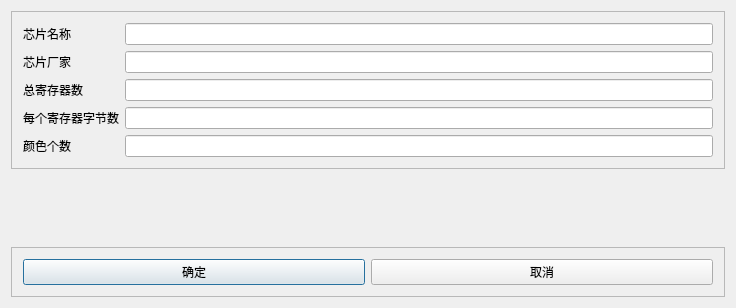
<?xml version="1.0" encoding="UTF-8"?>
<ui version="4.0">
 <class>MultifunctionalAddDlg</class>
 <widget class="QDialog" name="MultifunctionalAddDlg">
  <property name="geometry">
   <rect>
    <x>0</x>
    <y>0</y>
    <width>736</width>
    <height>308</height>
   </rect>
  </property>
  <property name="windowTitle">
   <string>MultifunctionalAddDlg</string>
  </property>
  <layout class="QVBoxLayout" name="verticalLayout">
   <item>
    <widget class="QFrame" name="frame_AddIC">
     <property name="frameShape">
      <enum>QFrame::StyledPanel</enum>
     </property>
     <property name="frameShadow">
      <enum>QFrame::Raised</enum>
     </property>
     <layout class="QFormLayout" name="formLayout">
      <item row="0" column="0">
       <widget class="QLabel" name="label_ICName">
        <property name="text">
         <string>芯片名称</string>
        </property>
       </widget>
      </item>
      <item row="0" column="1">
       <widget class="QLineEdit" name="lineEdit_ICName"/>
      </item>
      <item row="1" column="0">
       <widget class="QLabel" name="label_ICManufacturer">
        <property name="text">
         <string>芯片厂家</string>
        </property>
       </widget>
      </item>
      <item row="1" column="1">
       <widget class="QLineEdit" name="lineEdit_ICManufacturer"/>
      </item>
      <item row="2" column="0">
       <widget class="QLabel" name="label_ICRegCount">
        <property name="text">
         <string>总寄存器数</string>
        </property>
       </widget>
      </item>
      <item row="2" column="1">
       <widget class="QLineEdit" name="lineEdit_ICRegCount"/>
      </item>
      <item row="3" column="0">
       <widget class="QLabel" name="label_ICEveryRegByteCount">
        <property name="text">
         <string>每个寄存器字节数</string>
        </property>
       </widget>
      </item>
      <item row="3" column="1">
       <widget class="QLineEdit" name="lineEdit_ICEveryRegByteCount"/>
      </item>
      <item row="4" column="0">
       <widget class="QLabel" name="label_ICColorCount">
        <property name="text">
         <string>颜色个数</string>
        </property>
       </widget>
      </item>
      <item row="4" column="1">
       <widget class="QLineEdit" name="lineEdit_ICColorCount">
        <property name="inputMask">
         <string/>
        </property>
       </widget>
      </item>
     </layout>
    </widget>
   </item>
   <item>
    <spacer name="verticalSpacer">
     <property name="orientation">
      <enum>Qt::Vertical</enum>
     </property>
     <property name="sizeHint" stdset="0">
      <size>
       <width>20</width>
       <height>40</height>
      </size>
     </property>
    </spacer>
   </item>
   <item>
    <widget class="QFrame" name="frame_OptBtn">
     <property name="frameShape">
      <enum>QFrame::StyledPanel</enum>
     </property>
     <property name="frameShadow">
      <enum>QFrame::Raised</enum>
     </property>
     <layout class="QHBoxLayout" name="horizontalLayout_2">
      <item>
       <widget class="QPushButton" name="pushButton_Confirm">
        <property name="text">
         <string>确定</string>
        </property>
       </widget>
      </item>
      <item>
       <widget class="QPushButton" name="pushButton_Cancel">
        <property name="text">
         <string>取消</string>
        </property>
       </widget>
      </item>
     </layout>
    </widget>
   </item>
  </layout>
 </widget>
 <layoutdefault spacing="6" margin="11"/>
 <resources/>
 <connections/>
</ui>
